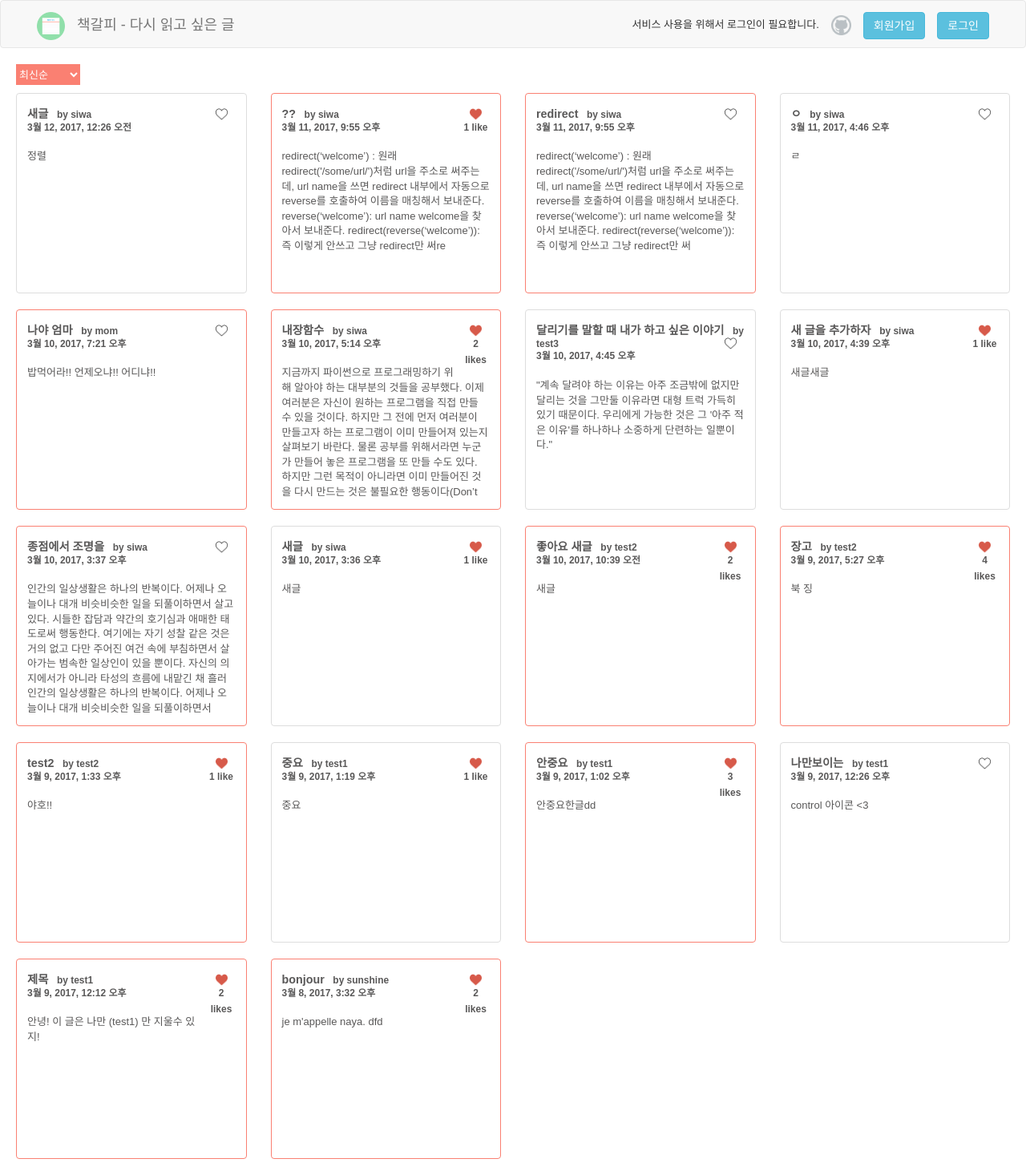
/, run on an earlier commit of the app's database.
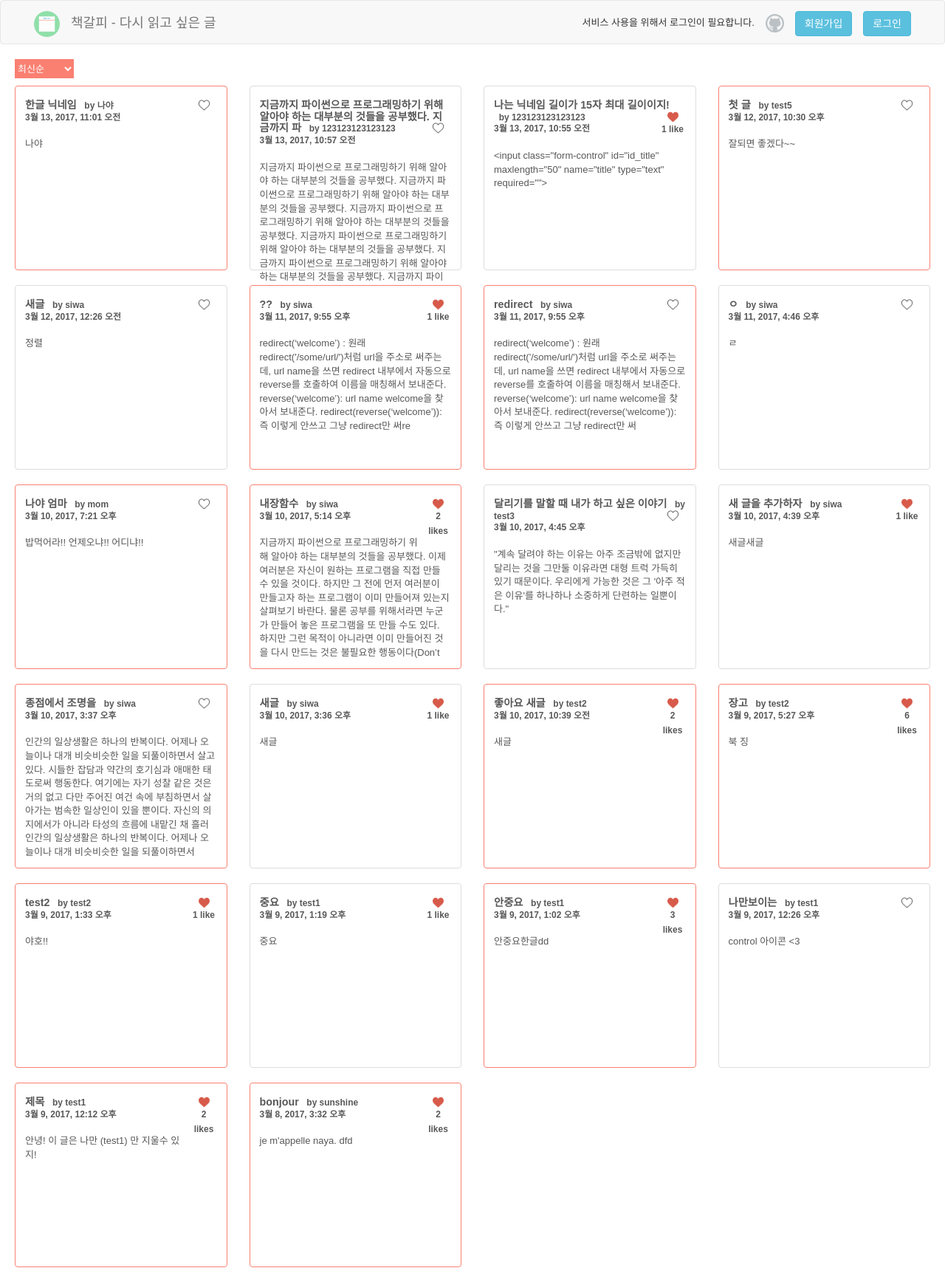
And on a later commit of the database.
### memo_app/models.py (models this page shows, shortened)
class Memos(models.Model):
    name_id = models.ForeignKey(User, on_delete = models.CASCADE)
    title = models.CharField(max_length = 50, db_column='제목')
    text = models.TextField(max_length = 230, db_column='내용', help_text='메모 내용은 230자 이내로 입력 가능합니다.')
    update_date = models.DateTimeField()
    priority = models.BooleanField(db_column='중요')
    likes = models.ManyToManyField(User, related_name='likes')
    @property
    def total_likes(self):
        return self.likes.count()

### memo_app/views.py (the view)
# urls.py: url(r'^$', views.index, name='index'),
def index(request):
    sort = request.GET.get('sort','')
    if sort == 'likes':
        memos = Memos.objects.annotate(like_count=Count('likes')).order_by('-like_count', '-update_date')
        return render(request, 'memo_app/index.html', {'memos' : memos})
    elif sort == 'mypost':
        user = request.user
        memos = Memos.objects.filter(name_id = user).order_by('-update_date') #복수를 가져올수 있음
        return render(request, 'memo_app/index.html', {'memos' : memos})
    else:
        memos = Memos.objects.order_by('-update_date')
        return render(request, 'memo_app/index.html', {'memos' : memos})

### memo_app/templates/memo_app/index.html (shortened to what this page needs)
{% extends 'memo_app/base.html' %}
{% block header %}
{% load staticfiles %}
  {% if user.is_authenticated %}
  <div class="new">
    <a href="{% url 'logout' %}">
      <button type="button" class="btn btn-info navbar-btn">로그아웃</button>
    </a>
  </div>
  <div class="new">
    <a href="{% url 'new_memo' %}">
      <button type="button" class="btn btn-info navbar-btn">새글</button>
    </a>
  </div>
  {% else %}
  <div class="new">
    <a href="{% url 'login' %}">
      <button type="button" class="btn btn-info navbar-btn">로그인</button>
    </a>
  </div>
  <div class="new">
    <a href="{% url 'join' %}">
      <button type="button" class="btn btn-info navbar-btn">회원가입</button>
    </a>
  </div>
  {% endif %}
  <div class="new">
    <a href="https://github.com/wayhome25" class="git_wrap">
      <img class="git" alt="logo" src="{% static 'image/github.png'%}">
    </a>
  </div>
  <div class="new">
  {% if user.is_authenticated %}
      <p class="guide"> <span id="user_name">{{ user.username }}</span> 님 반갑습니다!</p>
  {% else %}
      <p class="guide">서비스 사용을 위해서 로그인이 필요합니다.</p>
  {% endif %}
  </div>
{% endblock header %}
{% block container%}
  <div class="container">
    <select id="sort-select" onchange="location = this.value;">
     <option class="sort-date" value="/">최신순</option>
    </select>
    <div class="row">
      {% for memo in memos %}
      <div class="col-xs-6 col-sm-4 col-md-3">
        {% if memo.priority == True %}
        <div class="thumbnail priority">
          <div class="caption">
            <h2>{{memo.title}}
              <span class="like_button">
                {% if memo.total_likes == 0 %}
                <a class="like" id="{{ memo.id }}"><img id = "like-img{{ memo.id }}" src="{% static 'image/like_before.png' %}" alt="클릭시 좋아요"></a>
                {% elif memo.total_likes == 1%}
                <a class="like" id="{{ memo.id }}"><img id = "like-img{{ memo.id }}" src="{% static 'image/like_after.png' %}" alt="클릭시 좋아요 취소"></a>
                <span class= "like_count" id="count{{ memo.id }}">{{ memo.total_likes}} like</span>
                {% else %}
                <a class="like" id="{{ memo.id }}"><img id = "like-img{{ memo.id }}" src="{% static 'image/like_after.png' %}" alt="클릭시 좋아요 취소"></a>
                <span class= "like_count" id="count{{ memo.id }}">{{ memo.total_likes}} likes</span>
                {% endif %}
              </span>
              <span>&nbsp;&nbsp;by <span class= "writer_name">{{memo.name_id}}</span></span><br><span class="date">{{memo.update_date}}</span>
            </h2>
            <p>{{memo.text}}</p>
          </div>
        </div>
        {% else %}
        <div class="thumbnail">
          <div class="caption">
            <h2>{{memo.title}}
              <span class="like_button">
                {% if memo.total_likes == 0 %}
                <a class="like" id="{{ memo.id }}"><img id = "like-img{{ memo.id }}" src="{% static 'image/like_before.png' %}" alt="클릭시 좋아요"></a>
                {% elif memo.total_likes == 1%}
                <a class="like" id="{{ memo.id }}"><img id = "like-img{{ memo.id }}" src="{% static 'image/like_after.png' %}" alt="클릭시 좋아요 취소"></a>
                <span class= "like_count" id="count{{ memo.id }}">{{ memo.total_likes}} like</span>
                {% else %}
                <a class="like" id="{{ memo.id }}"><img id = "like-img{{ memo.id }}" src="{% static 'image/like_after.png' %}" alt="클릭시 좋아요 취소"></a>
                <span class= "like_count" id="count{{ memo.id }}">{{ memo.total_likes}} likes</span>
                {% endif %}
              </span>
              <span>&nbsp;&nbsp;by <span class = "writer_name">{{memo.name_id}}</span></span><br><span class="date">{{memo.update_date}}</span>
            </h2>
            <p>{{memo.text}}</p>
          </div>
        </div>
        {% endif %}
      </div>
      {% endfor %}
    </div>
  </div>
</body>
</html>
{% endblock container %}

### memo_app/templates/memo_app/base.html (shortened to what this page needs)
<!DOCTYPE html> {% load staticfiles %}
<html>
<head>
  <link href="https://maxcdn.bootstrapcdn.com/bootstrap/3.3.7/css/bootstrap.min.css" rel="stylesheet">
  <link rel="stylesheet" href="{% static 'css/default-style.css' %}">
</head>
<body>
  <nav class="navbar navbar-default">
    <div class="container-fluid">
      <div class="navbar-header">
        <a class="navbar-brand" href="{% url 'index' %}">
          <div class="logo-wrap">
            <img class="logo" alt="logo" src="{% static 'image/logo.png'%}">
            <h1>책갈피 - 다시 읽고 싶은 글</h1>
          </div>
        </a>
      </div>
      {% block header %}
      {% endblock %}
    </div>
  </nav>
  {% block container%}
  {% endblock %}

### memo_app/static/css/default-style.css (style rules this page uses)
* { font-family: "PT Sans",Helvetica,Arial,sans-serif !important; }
html { font-size: 13px; }
body { font-size: 1rem; }
.navbar { height: 60px; }
.navbar-header { float: left; }
.navbar-brand { padding-top: 0; padding-bottom: 0; padding-left: 30px; }
.logo-wrap { line-height: 60px; }
.logo-wrap > h1 { font-size: 1.385rem; display: inline; font-weight: 400; !important; }
.logo { width: 35px; margin-right: 10px; }
.git { width: 25px; }
.git_wrap { opacity: 0.3; }
.new { float: right; line-height: 60px; margin-right: 15px; }
#sort-select { height: 2rem; width: 80px; margin-bottom: 10px; border: none; background-color: salmon; color: #ffffff; }
.thumbnail .caption { color: #595858; }
.thumbnail { height: 250px; background: ; }
.caption > h2 { font-size: 1.1rem; margin-top: 5px; margin-bottom: 20px; font-weight: 600 !important; color: #595858; }
h2 > span { font-size: 0.92rem; }
.caption > p { height: 170px; font-size: 1rem; color: #595858; }
.date { font-size: 0.92rem; }
.container, .container-fluid, .navbar-default { width: 650px; }
.like_button { float: right; width: 35px; text-align: center; }
.like_count { line-height: 1.5rem; }
.like { cursor: pointer; }
.like > img { width: 15px; }
.priority { border-color: salmon; }
.guide { display: none; }
@media (min-width: 651px) { .container-fluid, .navbar-default { width: 100%; } }
@media (min-width: 768px) { .container { width: 900px; } }
@media (min-width: 768px) { .container-fluid { padding-left: 20px; padding-right: 20px; } }
@media (min-width: 992px) { .container { width: 1270px; } }
@media (min-width: 992px) { .container-fluid { padding-left: 20px; padding-right: 20px; } }
@media (min-width: 992px) { .guide { display: inline; } }
@media (min-width: 1200px) { .container { width: 1270px; } }
@media (min-width: 1200px) { .container-fluid { padding-left: 30px; padding-right: 30px; } }

What changed in the data, as far as the page shows it:
added Memos: title "한글 닉네임", 중요 True (drawn), name_id "나야", update_date "3월 13, 2017, 11:01 오전", text "나야"
added Memos: title "지금까지 파이썬으로 프로그래밍하기 위해 알아야 하는 대부분의 것들을 공부했다. 지금까지 파", 중요 False (drawn), name_id "123123123123123", update_date "3월 13, 2017, 10:57 오전", text "지금까지 파이썬으로 프로그래밍하기 위해 알아야 하는 대부분의 것들을 공부했다. 지금까지 파이썬으로 프로그래밍하기 위해 알아야 하는 대부분의 것들을 공부했다. 지금까지 파이썬으로 프로그래밍하기 위해 알아야 하는 대부분의 것들을 공부했다. 지금까지 파이썬으로 프로그래밍하기 위해 알아야 하는 대부분의 것들을 공부했다. 지금까지 파이썬으로 프로그래밍하기 위해 알아야 하는 대부분의 것들을 공부했다. 지금까지…"
added Memos: title "나는 닉네임 길이가 15자 최대 길이이지!", 중요 False (drawn), total_likes "1", name_id "123123123123123", update_date "3월 13, 2017, 10:55 오전", text "<input class=\"form-control\" id=\"id_title\" maxlength=\"50\" name=\"title\" type=\"text\" required=\"\">"
added Memos: title "첫 글", 중요 True (drawn), name_id "test5", update_date "3월 12, 2017, 10:30 오후", text "잘되면 좋겠다~~"
computed for Memos "장고": total_likes "4" → "6"
